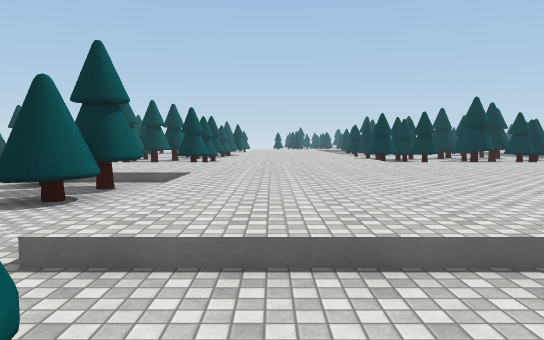
[1] (above)

24 first-person views from a walk through a Unity game level. The camera is 1.5 m above the floor, tilts 4° down and sees 70° across. The floor is counted in squares, 2 m on a side. Each view is taken from the middle of a square. On the plan, view 1 faces up. The plan holds only what a view shows up to about 12 squares ahead; the rest is blank. The place goes on beyond the plan. The player character is not drawn. Surface patterns are stand-ins for the level's own textures.

[2]
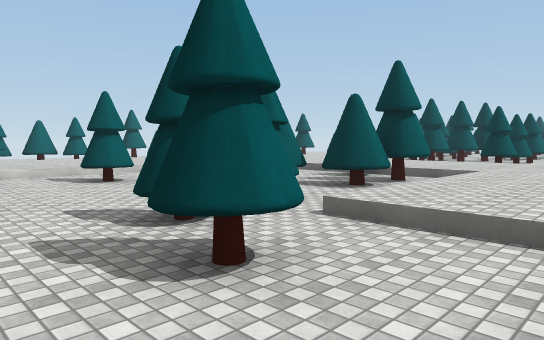

[3]
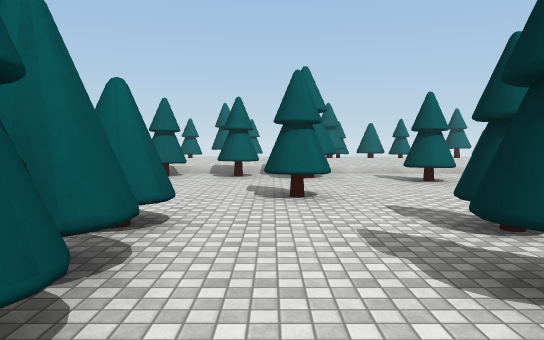

[4]
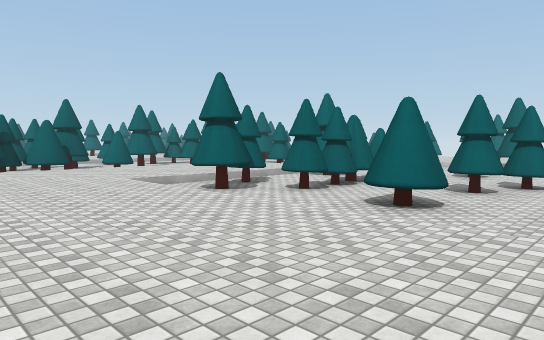

[5]
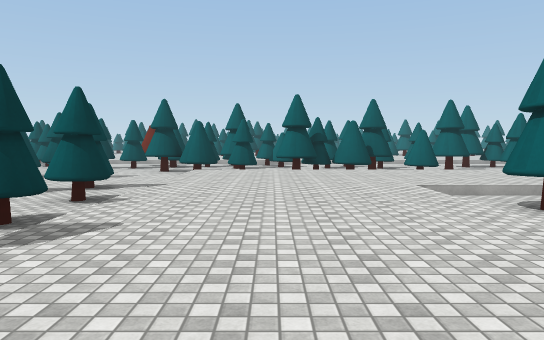

[6]
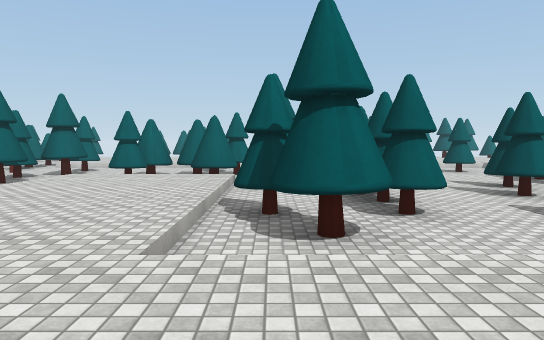

[7]
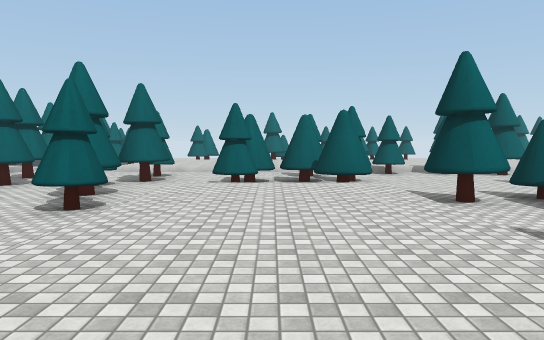

[8]
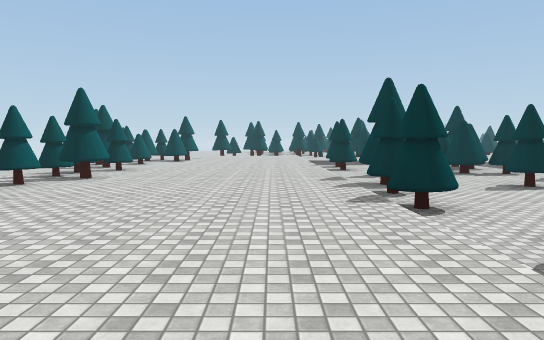

[9]
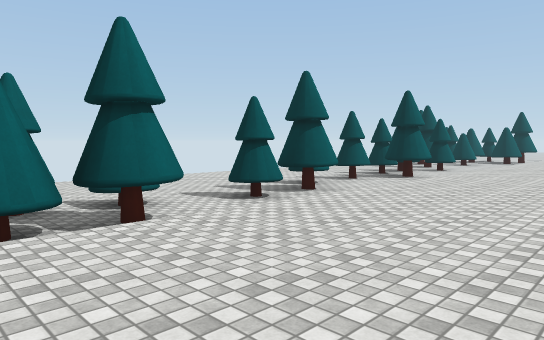

[10]
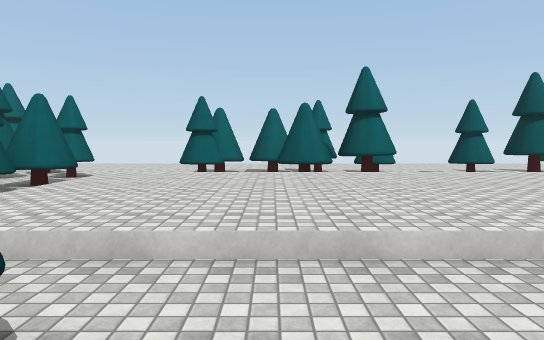

[11]
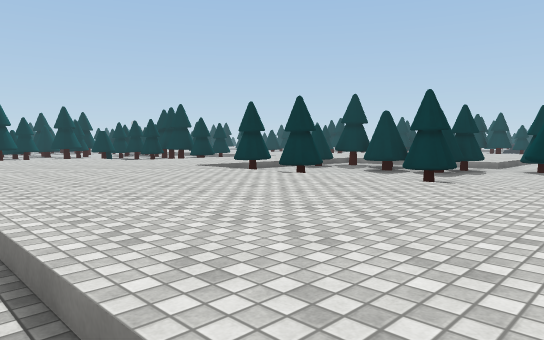

[12]
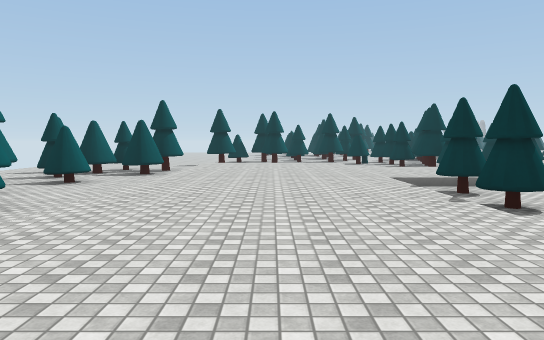

[13]
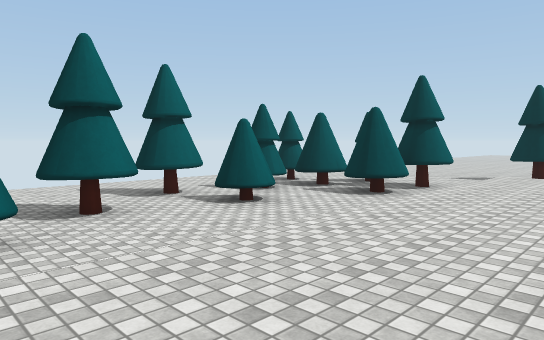

[14]
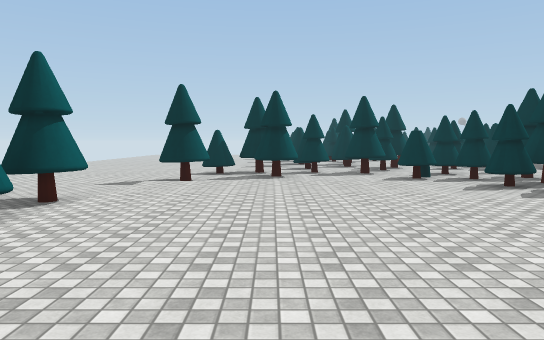

[15]
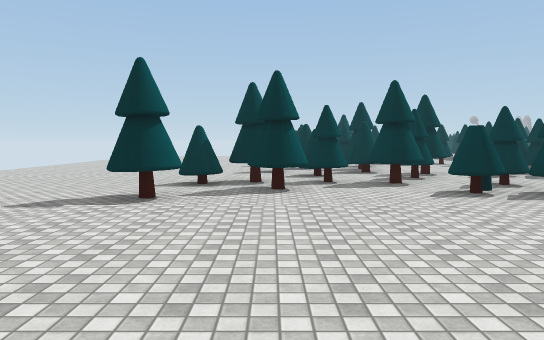

[16]
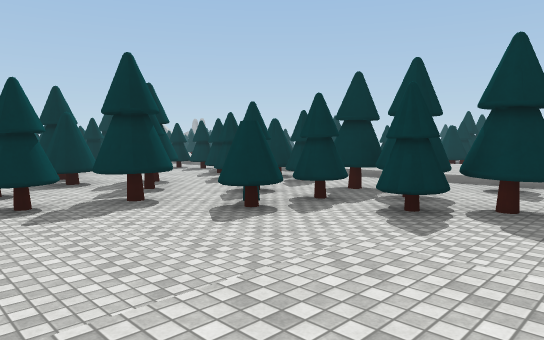

[17]
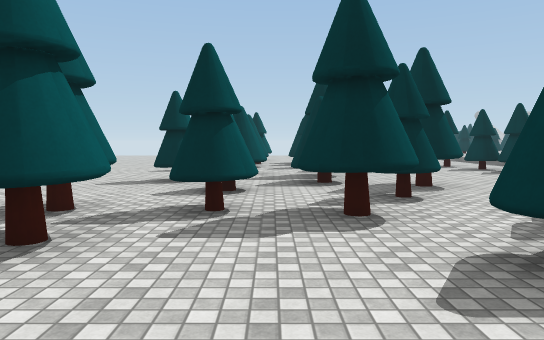

[18]
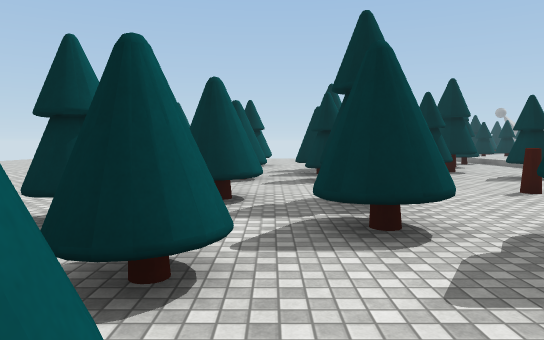

[19]
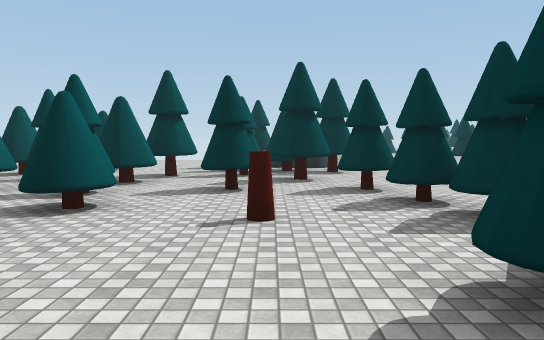

[20]
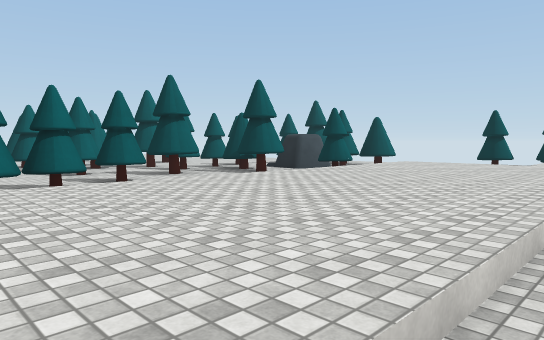

[21]
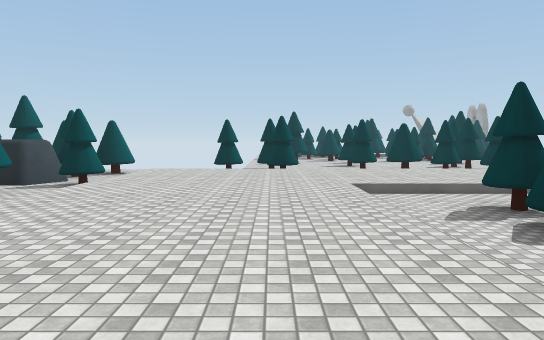

[22]
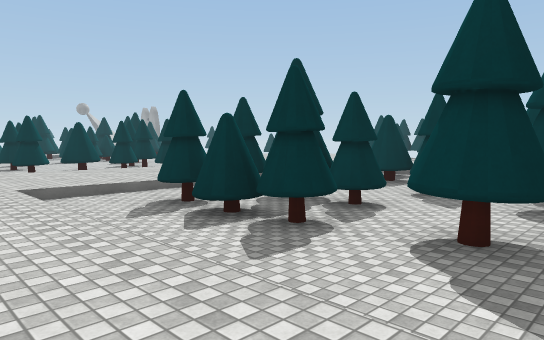

[23]
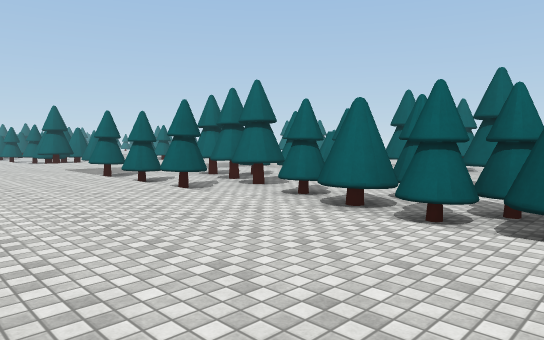

[24]
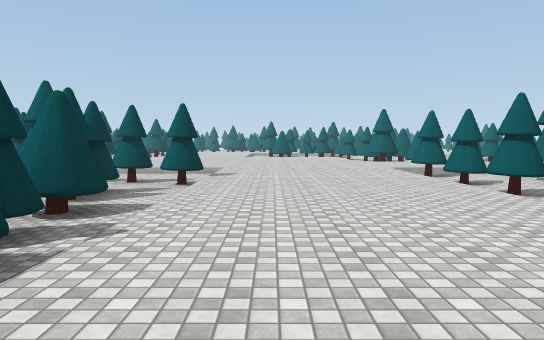

### Floor plan
Key: @ floor where view 1 was taken; # wall or solid block; x gap in a wall; . main floor; : floor 0.5 m higher than the main floor; / step, stairs or slope; T thing the floor can be seen under or through; O other object.
Columns run from 20 left of view 1 to 9 right of it. Each row starts with its distance up from view 1.
 37                          ##
 36                     ###
 35                 ##    #
 34                 ## :::::::::
 33                  ..:::::::::
 32            ..  OOO#:::::::::
 31            ...  ...::::::::
 30            ...####.:::::////
 29            .###....:::::./.#
 28     ..    xx#..##..:::::.###
 27      .    ..#......:::::.###..
 26      ...  #x#.#..#.:::::.###.#
 25       ... ...#...#.:::::......
 24        .. ...#.#.#.:::::..#.
 23        ...#x#....##:::::..
 22        ..#..#...##.:::::
 21  ...........###..#.:::::
 20  .........#..#..##.:::::#
 19   ...........#.....:::::##
 18   .....####.#.#.#..:::::.#
 17   .......#......#..:::::.#
 16   .....#.....##.#x#:::::.#
 15    ...........###..:::::..
 14   ............##...:::::##.
 13  ......:::::...#...:::::...
 12  ... #.:::::.   ./#:::::...
 11 ..####.:::::/// ///:::::////
 10 ...#...:::::::: ::::::::::::
  9 .......:::::::  :::::::::::
  8 ..###..::::::::  ::::::::::
  7 .......:::::....##.:::::::
  6 ...##..:::::##...T.::::::
  5   .....:::::##..TT.::::::
  4     ##.:::::....T..:::::
  3   ..#..:::::....##.::::::: :
  2   ..##.:::::.#..........:::
  1    ..#.:::::......##....::::
  0   ..#..:::::##......@#..::::/
 -1   .....:::::............::::/
 -2 ....#..:::::#....#####..::::/#
 -3 .....#.:::::x....## ..#.::::/#
 -4   ...#.:::::......#..##.::::/#
 -5   .....:::::..###///////::::/.
 -6   ..#..:::::. ###::::::::::://
 -7   ..###:::::...#.:::::::::::/.
 -8   ..###:::::...##:::::::::::/.
 -9   ..## :::::.....////////////.
-10   ..## :::::.###.##/.########.
-11   .. ##:::::...###..

Where each view was taken, in squares from view 1:
view 1: 0 up, 0 right, facing up
view 2: 1 down, 1 right, facing up-left
view 3: 1 down, 1 right, facing left
view 4: 3 up, 7 right, facing down-left
view 5: 2 up, 6 right, facing down
view 6: 4 down, 6 right, facing left
view 7: 7 down, 4 right, facing left
view 8: 9 down, 10 left, facing up
view 9: 9 down, 10 left, facing up-left
view 10: 9 down, 6 left, facing left
view 11: 1 down, 14 left, facing up-right
view 12: 1 down, 11 left, facing up
view 13: 4 up, 11 left, facing up-left
view 14: 6 up, 11 left, facing up
view 15: 9 up, 11 left, facing up
view 16: 12 up, 11 left, facing up-right
view 17: 14 up, 9 left, facing up
view 18: 18 up, 9 left, facing up
view 19: 20 up, 5 left, facing up
view 20: 23 up, 4 right, facing up-left
view 21: 23 up, 2 right, facing up
view 22: 23 up, 2 right, facing up-right
view 23: 23 up, 2 right, facing down-left
view 24: 23 up, 2 right, facing down
